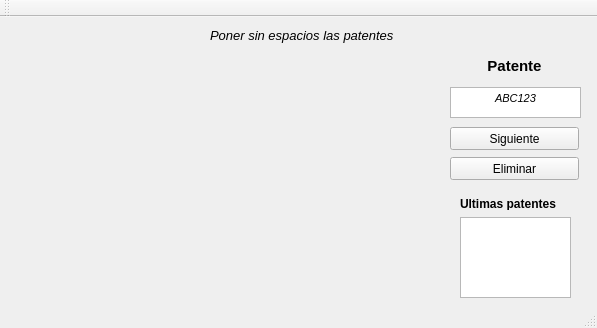
<?xml version="1.0" encoding="UTF-8"?>
<ui version="4.0">
 <class>MainWindow</class>
 <widget class="QMainWindow" name="MainWindow">
  <property name="geometry">
   <rect>
    <x>0</x>
    <y>0</y>
    <width>597</width>
    <height>328</height>
   </rect>
  </property>
  <property name="windowTitle">
   <string>Labeler v1.0</string>
  </property>
  <widget class="QWidget" name="centralWidget">
   <widget class="QLabel" name="plate_img">
    <property name="geometry">
     <rect>
      <x>40</x>
      <y>40</y>
      <width>311</width>
      <height>231</height>
     </rect>
    </property>
    <property name="text">
     <string/>
    </property>
   </widget>
   <widget class="QLabel" name="lbl_info">
    <property name="geometry">
     <rect>
      <x>210</x>
      <y>10</y>
      <width>191</width>
      <height>16</height>
     </rect>
    </property>
    <property name="font">
     <font>
      <pointsize>10</pointsize>
      <italic>true</italic>
     </font>
    </property>
    <property name="text">
     <string>Poner sin espacios las patentes</string>
    </property>
   </widget>
   <widget class="QPushButton" name="btn_siguiente">
    <property name="geometry">
     <rect>
      <x>450</x>
      <y>110</y>
      <width>129</width>
      <height>23</height>
     </rect>
    </property>
    <property name="text">
     <string>Siguiente</string>
    </property>
   </widget>
   <widget class="QPushButton" name="btn_eliminar">
    <property name="geometry">
     <rect>
      <x>450</x>
      <y>140</y>
      <width>129</width>
      <height>23</height>
     </rect>
    </property>
    <property name="text">
     <string>Eliminar</string>
    </property>
   </widget>
   <widget class="QTextEdit" name="txt_patente">
    <property name="geometry">
     <rect>
      <x>450</x>
      <y>70</y>
      <width>131</width>
      <height>31</height>
     </rect>
    </property>
    <property name="html">
     <string>&lt;!DOCTYPE HTML PUBLIC &quot;-//W3C//DTD HTML 4.0//EN&quot; &quot;http://www.w3.org/TR/REC-html40/strict.dtd&quot;&gt;
&lt;html&gt;&lt;head&gt;&lt;meta name=&quot;qrichtext&quot; content=&quot;1&quot; /&gt;&lt;style type=&quot;text/css&quot;&gt;
p, li { white-space: pre-wrap; }
&lt;/style&gt;&lt;/head&gt;&lt;body style=&quot; font-family:'MS Shell Dlg 2'; font-size:8.25pt; font-weight:400; font-style:normal;&quot;&gt;
&lt;p align=&quot;center&quot; style=&quot; margin-top:0px; margin-bottom:0px; margin-left:0px; margin-right:0px; -qt-block-indent:0; text-indent:0px;&quot;&gt;&lt;span style=&quot; font-style:italic;&quot;&gt;ABC123&lt;/span&gt;&lt;/p&gt;&lt;/body&gt;&lt;/html&gt;</string>
    </property>
   </widget>
   <widget class="QLabel" name="lbl_ultimas_patentes">
    <property name="geometry">
     <rect>
      <x>460</x>
      <y>180</y>
      <width>129</width>
      <height>13</height>
     </rect>
    </property>
    <property name="font">
     <font>
      <weight>75</weight>
      <bold>true</bold>
     </font>
    </property>
    <property name="text">
     <string>Ultimas patentes</string>
    </property>
   </widget>
   <widget class="QLabel" name="lbl_patente">
    <property name="geometry">
     <rect>
      <x>450</x>
      <y>40</y>
      <width>129</width>
      <height>18</height>
     </rect>
    </property>
    <property name="font">
     <font>
      <pointsize>11</pointsize>
      <weight>75</weight>
      <bold>true</bold>
     </font>
    </property>
    <property name="text">
     <string>Patente</string>
    </property>
    <property name="textFormat">
     <enum>Qt::AutoText</enum>
    </property>
    <property name="alignment">
     <set>Qt::AlignCenter</set>
    </property>
   </widget>
   <widget class="QListWidget" name="list_last_plates">
    <property name="geometry">
     <rect>
      <x>460</x>
      <y>200</y>
      <width>111</width>
      <height>81</height>
     </rect>
    </property>
   </widget>
  </widget>
  <widget class="QToolBar" name="mainToolBar">
   <attribute name="toolBarArea">
    <enum>TopToolBarArea</enum>
   </attribute>
   <attribute name="toolBarBreak">
    <bool>false</bool>
   </attribute>
  </widget>
  <widget class="QStatusBar" name="statusBar"/>
 </widget>
 <layoutdefault spacing="6" margin="11"/>
 <resources/>
 <connections/>
</ui>
